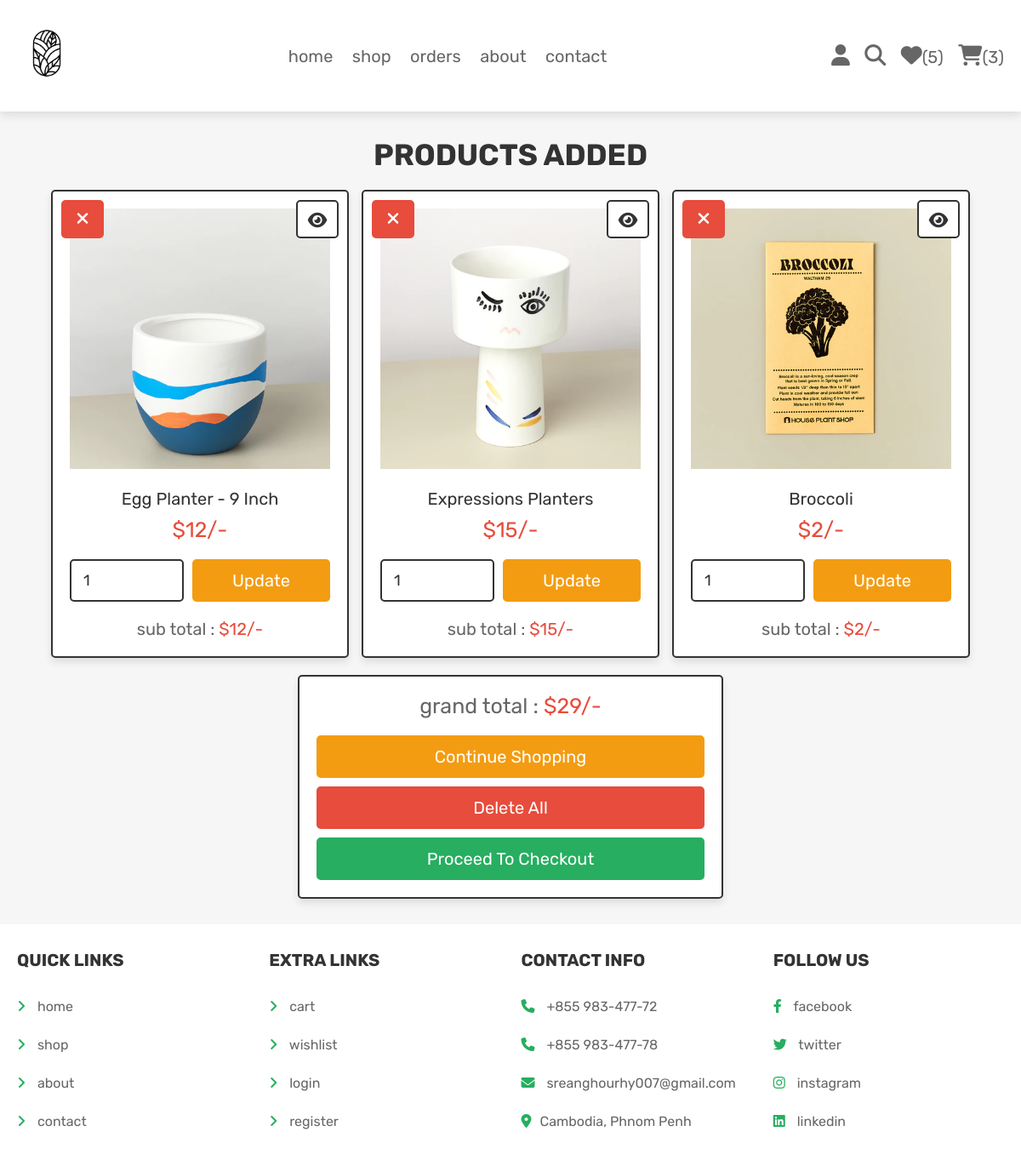
Screenshot of /cart.php (signed in) with the database file from the repository.
### tables this page shows
CREATE TABLE `cart` (
  `id` int(11) NOT NULL,
  `user_id` int(100) NOT NULL,
  `pid` int(100) NOT NULL,
  `name` varchar(100) NOT NULL,
  `price` int(100) NOT NULL,
  `quantity` int(100) NOT NULL,
  `image` varchar(100) NOT NULL
);

### cart.php (the view, shortened to what this page needs)
<?php
@include 'config.php';
?>
<!DOCTYPE html>
<html lang="en">
<head>
   <link rel="stylesheet" href="https://cdnjs.cloudflare.com/ajax/libs/font-awesome/6.1.1/css/all.min.css">
   <link rel="stylesheet" href="css/style.css">
</head>
<body>
<?php include 'header.php'; ?>
<section class="shopping-cart">
   <h1 class="title">products added</h1>
   <div class="box-container">
   <?php
      $grand_total = 0;
      $select_cart = $conn->prepare("SELECT * FROM `cart` WHERE user_id = ?");
      $select_cart->execute([$user_id]);
      if($select_cart->rowCount() > 0){
         while($fetch_cart = $select_cart->fetch(PDO::FETCH_ASSOC)){
   ?>
   <form action="" method="POST" class="box">
      <a href="cart.php?delete=<?= $fetch_cart['id']; ?>" class="fas fa-times" onclick="return confirm('delete this from cart?');"></a>
      <a href="view_page.php?pid=<?= $fetch_cart['pid']; ?>" class="fas fa-eye"></a>
      <img src="uploaded_img/<?= $fetch_cart['image']; ?>" alt="">
      <div class="name"><?= $fetch_cart['name']; ?></div>
      <div class="price">$<?= $fetch_cart['price']; ?>/-</div>
      <div class="flex-btn">
         <input type="number" min="1" value="<?= $fetch_cart['quantity']; ?>" class="qty" name="p_qty">
         <input type="submit" value="update" name="update_qty" class="option-btn">
      </div>
      <div class="sub-total"> sub total : <span>$<?= $sub_total = ($fetch_cart['price'] * $fetch_cart['quantity']); ?>/-</span> </div>
   </form>
   <?php
      $grand_total += $sub_total;
      }
   }else{
      echo '<p class="empty">your cart is empty</p>';
   }
   ?>
   </div>
   <div class="cart-total">
      <p>grand total : <span>$<?= $grand_total; ?>/-</span></p>
      <a href="shop.php" class="option-btn">continue shopping</a>
      <a href="cart.php?delete_all" class="delete-btn <?= ($grand_total > 1)?'':'disabled'; ?>">delete all</a>
      <a href="checkout.php" class="btn <?= ($grand_total > 1)?'':'disabled'; ?>">proceed to checkout</a>
   </div>
</section>
<?php include 'footer.php'; ?>
</body>
</html>

### css/style.css (style rules this page uses)
.shopping-cart .box-container { display: grid; grid-template-columns: repeat(auto-fit, 35rem); gap:1.5rem; justify-content: center; align-items: flex-start; }
.shopping-cart .box-container .box { padding:2rem; text-align: center; border:var(--border); background-color: var(--white); box-shadow: var(--box-shadow); border-radius: .5rem; position: relative; }
.shopping-cart .box-container .box .price { padding:1rem 0; color:var(--red); font-size: 2.5rem; }
.shopping-cart .box-container .box .fa-eye { position: absolute; top:1rem; right:1rem; border-radius: .5rem; height: 4.5rem; line-height: 4.3rem; width: 5rem; border:var(--border); color:var(--black); font-size: 2rem; background-color: var(--white); }
.shopping-cart .box-container .box .fa-times { position: absolute; top:1rem; left:1rem; border-radius: .5rem; height: 4.5rem; line-height: 4.3rem; width: 5rem; color:var(--white); font-size: 2rem; background-color: var(--red); }
.shopping-cart .box-container .box img { width: 100%; margin-bottom: 1rem; }
.shopping-cart .box-container .box .name { font-size: 2rem; color:var(--black); padding-top: 1rem; }
.shopping-cart .box-container .box .qty { margin-top: 1rem; border-radius: .5rem; padding:1.2rem 1.4rem; font-size: 1.8rem; color:var(--black); border:var(--border); width: 100%; }
.shopping-cart .box-container .sub-total { margin-top: 2rem; font-size: 2rem; color:var(--light-color); }
.shopping-cart .box-container .sub-total span { color:var(--red); }
.shopping-cart .cart-total { max-width: 50rem; margin: 0 auto; margin-top: 2rem; padding:2rem; text-align: center; border:var(--border); background-color: var(--white); box-shadow: var(--box-shadow); border-radius: .5rem; }
.shopping-cart .cart-total p { margin-bottom: 2rem; font-size: 2.5rem; color:var(--light-color); }
.shopping-cart .cart-total p span { color:var(--red); }

### css/components.css (style rules this page uses)
:root { --green:#27ae60; --orange:#f39c12; --red:#e74c3c; --black:#333; --light-color:#666; --white:#fff; --light-bg:#f6f6f6; --border:.2rem solid var(--black); --box-shadow:0 .5rem 1rem rgba(0,0,0,.1); }
* { font-family: 'Rubik', sans-serif; margin:0; padding:0; box-sizing: border-box; outline: none; border:none; text-decoration: none; color:var(--black); }
body { background-color: var(--light-bg); }
html { font-size: 62.5%; overflow-x: hidden; scroll-behavior: smooth; scroll-padding-top: 6.5rem; }
section { padding:3rem 2rem; max-width: 1200px; margin:0 auto; }
.btn, .delete-btn, .option-btn { display: block; width: 100%; margin-top: 1rem; border-radius: .5rem; color:var(--white); font-size: 2rem; padding:1.3rem 3rem; text-transform: capitalize; cursor: pointer; text-align: center; }
.btn { background-color: var(--green); }
.delete-btn { background-color: var(--red); }
.option-btn { background-color: var(--orange); }
.flex-btn { display: flex; flex-wrap: wrap; gap:1rem; }
.flex-btn > * { flex:1; }
.title { text-align: center; margin-bottom: 2rem; text-transform: uppercase; color:var(--black); font-size: 3.5rem; }

### rows the page displays
cart: image (picture), name "Egg Planter - 9 Inch", price "12", p_qty "1"
cart: image (picture), name "Expressions Planters", price "15", p_qty "1"
cart: image (picture), name "Broccoli", price "2", p_qty "1"

### other values shown
$count_wishlist_items->rowCount() "5"
$count_cart_items->rowCount() "3"
$grand_total "29"
